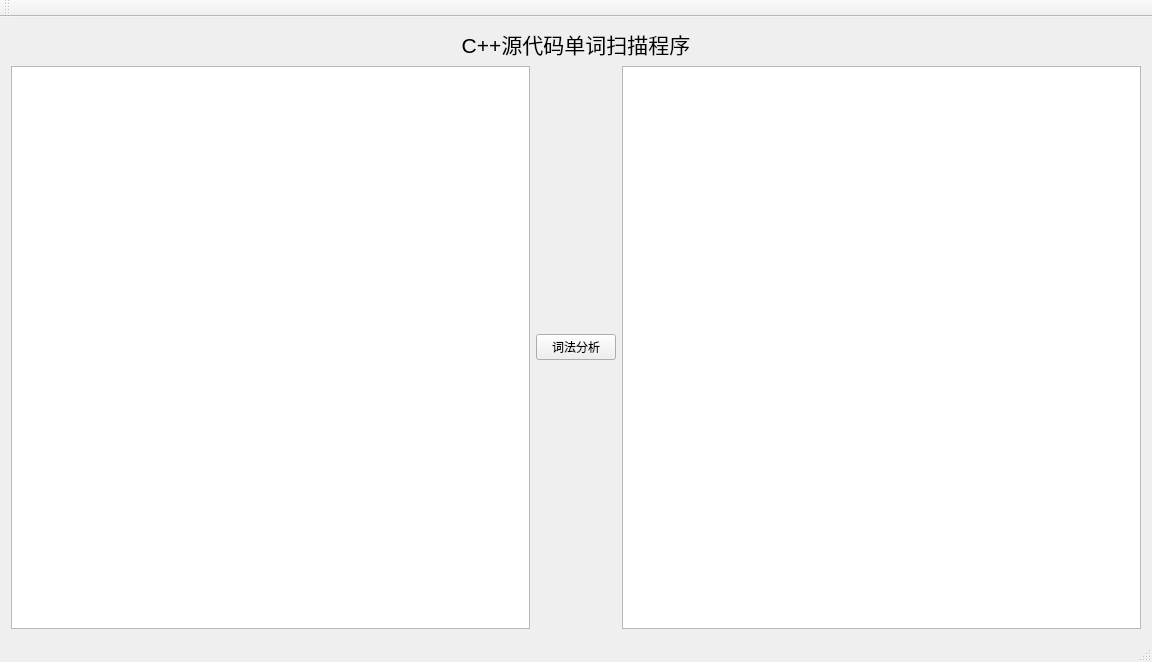
<?xml version="1.0" encoding="UTF-8"?>
<ui version="4.0">
 <class>myMainWindow</class>
 <widget class="QMainWindow" name="myMainWindow">
  <property name="geometry">
   <rect>
    <x>0</x>
    <y>0</y>
    <width>1152</width>
    <height>662</height>
   </rect>
  </property>
  <property name="windowTitle">
   <string>myMainWindow</string>
  </property>
  <widget class="QWidget" name="centralWidget">
   <layout class="QVBoxLayout" name="verticalLayout">
    <item>
     <widget class="QLabel" name="label">
      <property name="font">
       <font>
        <family>Arial</family>
        <pointsize>16</pointsize>
       </font>
      </property>
      <property name="text">
       <string>C++源代码单词扫描程序</string>
      </property>
      <property name="alignment">
       <set>Qt::AlignCenter</set>
      </property>
     </widget>
    </item>
    <item>
     <layout class="QHBoxLayout" name="horizontalLayout">
      <item>
       <widget class="QTextEdit" name="t1"/>
      </item>
      <item>
       <widget class="QPushButton" name="pushButton">
        <property name="text">
         <string>词法分析</string>
        </property>
       </widget>
      </item>
      <item>
       <widget class="QTextEdit" name="t2"/>
      </item>
     </layout>
    </item>
   </layout>
  </widget>
  <widget class="QToolBar" name="mainToolBar">
   <attribute name="toolBarArea">
    <enum>TopToolBarArea</enum>
   </attribute>
   <attribute name="toolBarBreak">
    <bool>false</bool>
   </attribute>
  </widget>
  <widget class="QStatusBar" name="statusBar"/>
 </widget>
 <layoutdefault spacing="6" margin="11"/>
 <resources/>
 <connections/>
</ui>
